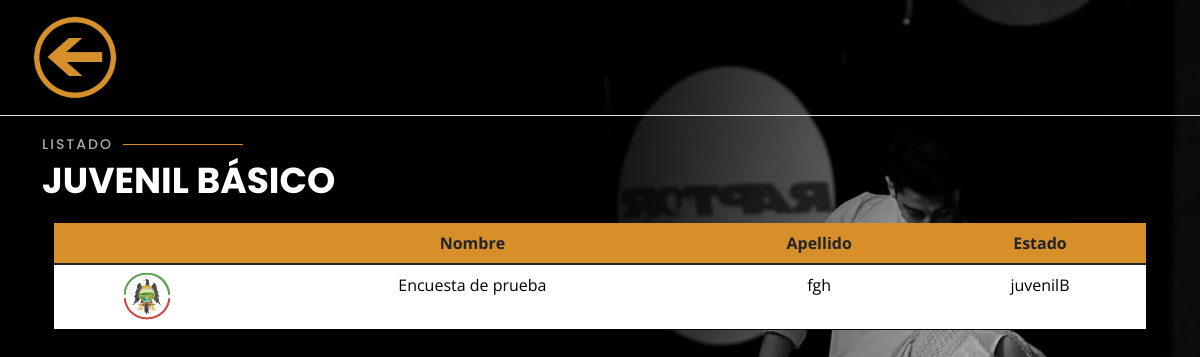
The page /listaJuvenilB.php on the database its author committed.
### tables this page shows
CREATE TABLE IF NOT EXISTS `students` (
  `foto` varchar(200) DEFAULT NULL,
  `Id` varchar(15) NOT NULL,
  `Nombre` varchar(40) NOT NULL,
  `Apellidos` varchar(40) NOT NULL,
  `email` varchar(40) DEFAULT NULL,
  `telefono` int(15) NOT NULL,
  `direccion` varchar(30) NOT NULL,
  `fecha_nac` date NOT NULL,
  `categoria` varchar(50) NOT NULL,
  `nombre_acudiente` varchar(30) DEFAULT NULL,
  `ape_acudiente` varchar(30) DEFAULT NULL,
  `tel_acudiente` varchar(15) DEFAULT NULL,
  `fecha_inicio` date NOT NULL,
  `fecha_fin` date NOT NULL,
  `paquete` varchar(20) NOT NULL,
  `observaciones` varchar(200) DEFAULT NULL,
  PRIMARY KEY (`Id`)
);

### listaJuvenilB.php (the view, shortened to what this page needs)
<?php
require 'database.php';
 ?>
<!DOCTYPE html>
<html lang="en">
<head>
  <link href="assets/vendor/bootstrap/css/bootstrap.min.css" rel="stylesheet">
  <link href="assets/vendor/bootstrap-icons/bootstrap-icons.css" rel="stylesheet">
  <link href="assets/vendor/boxicons/css/boxicons.min.css" rel="stylesheet">
  <link href="assets/vendor/glightbox/css/glightbox.min.css" rel="stylesheet">
  <link href="assets/vendor/remixicon/remixicon.css" rel="stylesheet">
  <link href="assets/vendor/swiper/swiper-bundle.min.css" rel="stylesheet">
  <link href="assets/css/listadoStyle.css" rel="stylesheet">
</head>
<body>
  <header class="d-flex flex-wrap justify-content-center py-3 mb-4 border-bottom">
      <a href="index.php" class="d-flex align-items-center mb-3 mb-md-0 me-md-auto text-dark text-decoration-none">
        <img src="assets/img/regresar.png" width="150px">
      </a>
    </header>
    <div class="container">
      <div class="section-title">
        <h2>Listado</h2>
        <p>Juvenil Básico</p>
      </div>
     <div class="container">
            <table class="table">
            <thead>
                <tr>
                <th scope="col"></th>
                <th scope="col">Nombre</th>
                <th scope="col">Apellido</th>
                <th scope="col">Estado</th>
                </tr>
            </thead>
            <tbody>
              <?php
              $sql="SELECT * from students WHERE categoria='juvenilB'";
              $stm = $conn->query($sql);
              foreach($stm as $mostrar){
                $var=$mostrar['Id'];
              ?>
                <tr>
                <td><a href="infoStudent.php?estudiante=<?php echo $var; ?>"><img src="<?php echo $mostrar['foto'] ?>" class="img-fluid"></a></td>
                <td><a href="infoStudent.php?estudiante=<?php echo $var; ?>"><?php echo $mostrar['Nombre'] ?></a></td>
                <td><a href="infoStudent.php?estudiante=<?php echo $var; ?>"><?php echo $mostrar['Apellidos'] ?></a></td>
                <td><?php echo $mostrar['categoria'] ?></td>
                </tr>
                <?php
	              }
	              ?>
            </tbody>
        </table>
     </div>
    </div>
</body>
</html>

### assets/css/listadoStyle.css (style rules this page uses)
body { font-family: "Open Sans", sans-serif; background-color: #040404; color: #fff; position: relative; background: transparent; }
body::before { content: ""; position: fixed; background: #040404 url("../img/FondoPrincipal.jpg") top right no-repeat; background-size: cover; left: 0; right: 0; top: 0; height: 100vh; z-index: -1; }
@media (min-width: 1024px) { body::before { background-attachment: fixed; } }
a { color: #000000; text-decoration: none; }
h1, h2, h3, h4, h5, h6 { font-family: "Raleway", sans-serif; }
.section-title h2 { font-size: 14px; font-weight: 500; padding: 0; line-height: 1px; margin: 0 0 20px 0; letter-spacing: 2px; text-transform: uppercase; color: #aaaaaa; font-family: "Poppins", sans-serif; }
.section-title h2::after { content: ""; width: 120px; height: 1px; display: inline-block; background: #d78f2a; margin: 4px 10px; }
.section-title p { margin: 0; margin: -15px 0 15px 0; font-size: 36px; font-weight: 700; text-transform: uppercase; font-family: "Poppins", sans-serif; color: #fff; }
img { max-height: 400px; max-width:500px; }
.table { border: #040404; }
.table thead tr { background: #d78f2a; font-weight: bold; }
.table tbody { background: #fff; text-align: center; }
.table td { color: rgb(0, 0, 0); }
.table th { text-align: center; }

### rows shown on the page
students: foto (picture), Nombre "Encuesta de prueba", Apellidos "fgh", categoria "juvenilB"
